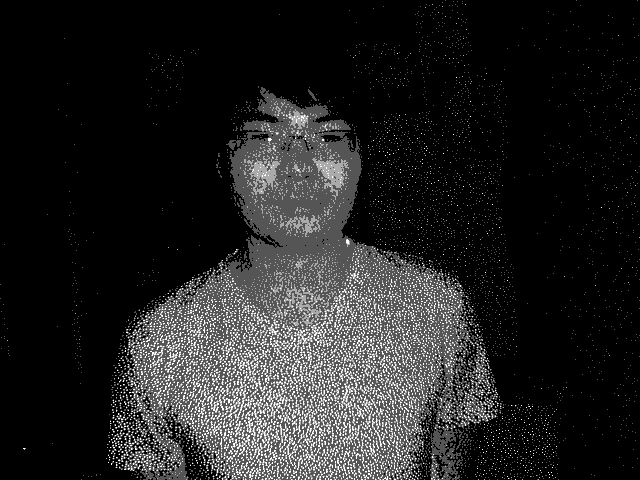
//> input picture ppmReadWritebak/1.pgm, 640 x 480 px
$ ./ppmRW   (built with g++ and OpenCV 4)
//> lines starting //> are read from the running program, lines starting //| are printed output that depends on the picture
#include <cv.h>
#include <opencv2/highgui.hpp>
#include "opencv2/imgproc.hpp"
#include <iostream>
#include <fstream>

using namespace std;

#define HEADER_MAXLINE 1024

#if 1
// 从文件读取PPM图片
void ppm_load(string filename, unsigned char* out_data, int* w, int* h)
{
    char header[1024];
    FILE* fp = NULL;
    int line = 0;
    unsigned char tmpData1, tmpData2;

    fp = fopen(filename.c_str(), "rb");

    // 读取图片格式(例如:"P6")
    // 高宽在第二行非注释数据
    while(line < 2){
        fgets(header, 1024, fp);
        if(header[0] != '#'){
            ++line;
        }
    }
    // 读取宽高
    sscanf(header,"%d %d\n", w, h);

    printf("w %d, h %d\n", *w, *h);

    // 获取最大像素值
    fgets(header, 20, fp);

    // get rgb data
    //fread(out_data, (*w)*(*h)*3, 1, fp);
    fread(out_data, (*w)*(*h)*2, 1, fp);


    fclose(fp);
}

// 写ppm图像到文件
void ppm_save(char* filename, unsigned char* data, int w, int h)
{
    FILE* fp;
    char header[20];

    fp = fopen(filename, "wb");

    // 写图片格式、宽高、最大像素值
    fprintf(fp,"P6\n%d %d\n255\n",w,h);

    // 写RGB数据
    fwrite(data, w*h*3, 1, fp);

    fclose(fp);
}
#endif

unsigned char matppm[640*480*3];

int nextline(char *line, FILE *fp)
{
 char *p;
 do {
  p = fgets(line, HEADER_MAXLINE, fp);
 } while ( p != NULL && *p == '#' );
 if( p==NULL )
  return -1;
 return 0;
}

int read_header(FILE *fin, int *widthp, int *heightp, int *maxvalp, int *comp)
{
 char line[HEADER_MAXLINE];
 int  cols,rows,maxval;
 if(nextline(line, fin)!=0) return -10;
 if(strncmp(line,"P5",2)==0)
  *comp=1;
 else if (strncmp(line,"P6",2)==0)
  *comp=3;
 else if (strncmp(line,"P7",2)==0)
  *comp=4;
 else
  return -1;
 if(strlen(line)>3)
 {
  if(sscanf(line+2,"%d %d %d",&cols,&rows,&maxval )!=3 )
   return -1;
 }
 else
 {
  if(nextline(line, fin)!=0) return -10;
  if(sscanf(line,"%d %d",&cols,&rows)!=2 )
   return -1;
  if(nextline(line, fin)!=0) return -10;
  if(sscanf(line,"%d",&maxval)!=1)
   return -1;
 }
 *widthp = cols;
 *heightp = rows;
 *maxvalp = maxval;

 printf("%d, %d ,%d ,%d\n",  *widthp,  *heightp,  *maxvalp,  *comp);

 return 0;
}

void read_ppm_image(char * image_name , int * rows, int * cols, unsigned char *data)
{
 FILE * fp;
 int widthp;
 int heightp;
 int maxvalp;
 int comp;
  short max=0;
 fp = fopen(image_name, "rb");
 read_header(fp, &widthp, &heightp, &maxvalp,&comp);
  *rows = heightp;
  *cols = widthp;
  //fread(data,1,widthp * heightp*3,fp);
  fread(data,1,widthp * heightp,fp);
  fclose(fp);
}

void loadPPMFile(char * filename , int * rows, int * cols, unsigned char *data) {

	const int readBufferSize = 20;
	ifstream ifs;
	char buffer[readBufferSize];
	ifs.open(filename, ifstream::in);

	ifs.getline(buffer, readBufferSize);
	ifs.getline(buffer, readBufferSize, ' ');
	 *cols  = atoi(buffer);
	ifs.getline(buffer, readBufferSize);
	 *rows = atoi(buffer);
	ifs.getline(buffer, readBufferSize);
	unsigned int bitDepth = atoi(buffer);
	int bytesPerPix = 0;
	bytesPerPix = (bitDepth == 255) ? 3 : 6;

	unsigned int imagePixs = *rows * *cols;
	unsigned int imageBytes = imagePixs * bytesPerPix;

	printf("loadPPMFile:%d , %d , %d, %d\n", bitDepth, bytesPerPix, *cols, *rows);
//	image = new char[imageBytes];
	unsigned int bytesPerLn = *cols * bytesPerPix;
	for (int i = 0; i < int(*rows); i++) {
		char* tmp = new char[bytesPerLn];
		ifs.getline(tmp, bytesPerLn);
		strcat((char*)data, tmp);
	}

	ifs.close();

}


int main()
{
    int w = 0, h = 0;
    unsigned char outdata[1920*1080*3];
    string fileName = "./1.pgm";

   cv::Mat tmp = cv::imread(fileName.c_str());
//> tmp is the input picture: 480 rows x 640 cols, CV_8UC3; min 0, max 3, mean 0.416

   cv::imwrite("./bb.jpg", tmp);


    unsigned char outdata1[640*480*2];
    unsigned short outdata3[640*480];
   ppm_load(fileName, outdata1, &w, &h );

    unsigned char outdata2[640*480*1];
          printf("\n");

    unsigned short valueMax = 0;
    for(int i = 0; i < 640*480; i++)
    {
        unsigned short a = outdata1[i*2]<<8;
        unsigned short b = outdata1[i*2+1];
        outdata3[i] = (unsigned short)(outdata1[i*2]<<8) + outdata1[i*2+1];
       // [4 lines of commented-out code are left out]

        if(outdata1[i*2] > 3)
        {
            printf("%04d ", outdata1[2*i]);
        }

       // if((i+1)%16 == 0)
         // printf("\n");
        if(outdata3[i] > valueMax)
        {
          printf("%d, %d, %d, %d, %d , %d\n", outdata3[i], valueMax, outdata1[i*2],  outdata1[i*2+1], a, b);
          valueMax = outdata3[i];
        }
    }
    printf("valueMax:%d\n", valueMax);
    for(int i = 0; i < 640*480; i++)
    {
        outdata2[i] = outdata3[i]*255/valueMax;
    }
          printf("\n");

    cv::Mat src1(h, w, CV_8UC1, outdata2);
    cv::imwrite("./aa.jpg", src1);
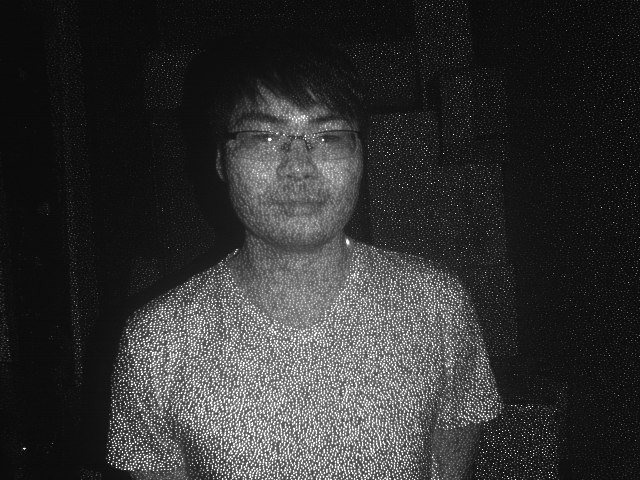
//> saved as aa.jpg: 480 rows x 640 cols, CV_8UC1; min 9, max 255, mean 50.4

    cv::Mat org  = cv::imread("./20180730153613.bmp");
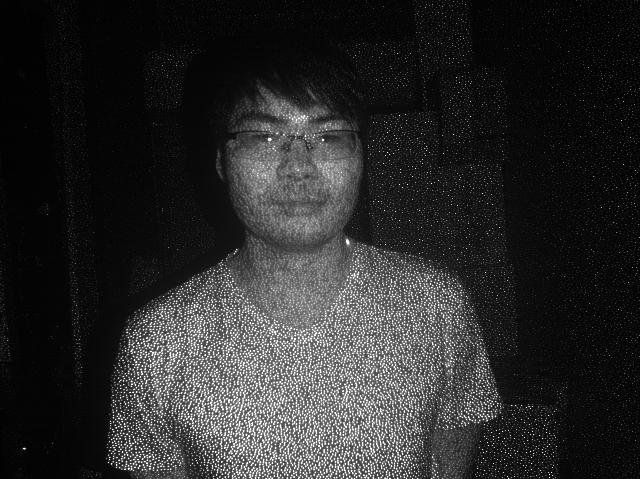
//> input picture ppmReadWritebak/20180730153613.bmp, 640 x 479 px
//> org is the input picture: 479 rows x 640 cols, CV_8UC3; min 0, max 255, mean 43.2
          printf("%d, %d %d\n", org.rows, org.cols, org.channels());
//| 479, 640 3

     cv::Mat org1;
    cv::cvtColor(org, org1, CV_BGR2GRAY);
     unsigned char *ptmpOr = org1.data;
     printf("%d, %d %d\n", org1.rows, org1.cols, org1.channels());
//| 479, 640 1
#if 0
     for(int i = 0; i < org1.rows*org1.cols* org1.channels(); i++, ptmpOr++)
     {
        printf("%04d ", *ptmpOr);
        if((i+1)%16 == 0)
          printf("\n");

     }
#endif

   read_ppm_image("./1.ppm" ,  &h,  &w, outdata);

    cv::Mat src2(h, w, CV_8UC1, outdata);
    cv::Mat src3(h, w, CV_8UC3);

    cv::cvtColor(src2, src3, CV_GRAY2BGR);

    cv::imwrite("./cc.jpg", src3);
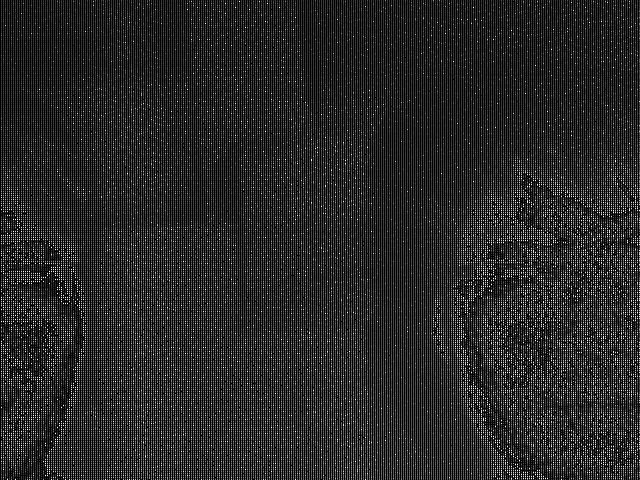
//> saved as cc.jpg: 480 rows x 640 cols, CV_8UC3; min 0, max 255, mean 40.9

    loadPPMFile("./1.ppm" ,  &h,  &w, outdata);
    cv::Mat src4(h, w, CV_8UC1, outdata);
    cv::imwrite("./cc.jpg", src4);


   return 0;
}
